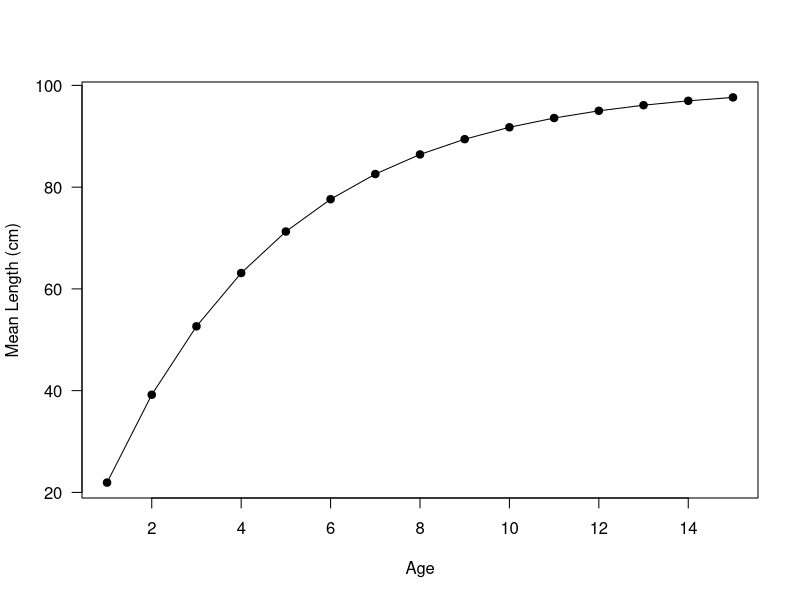
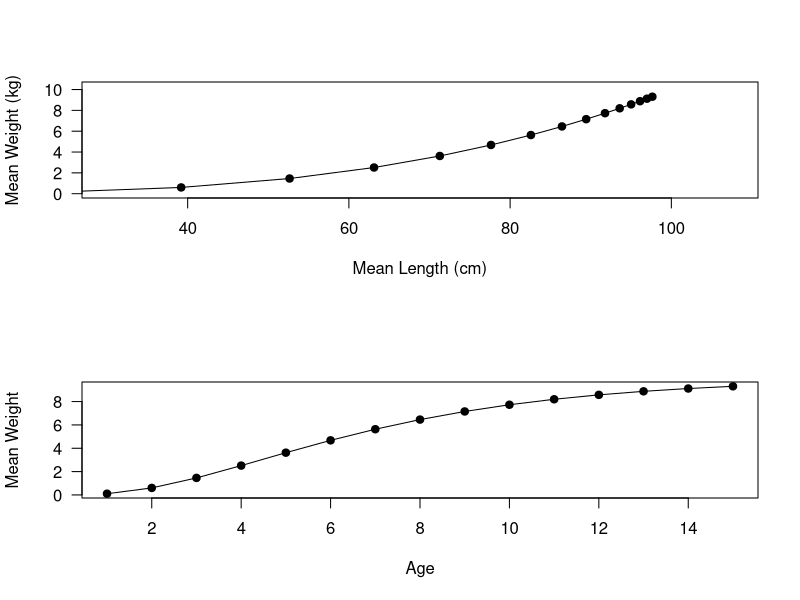
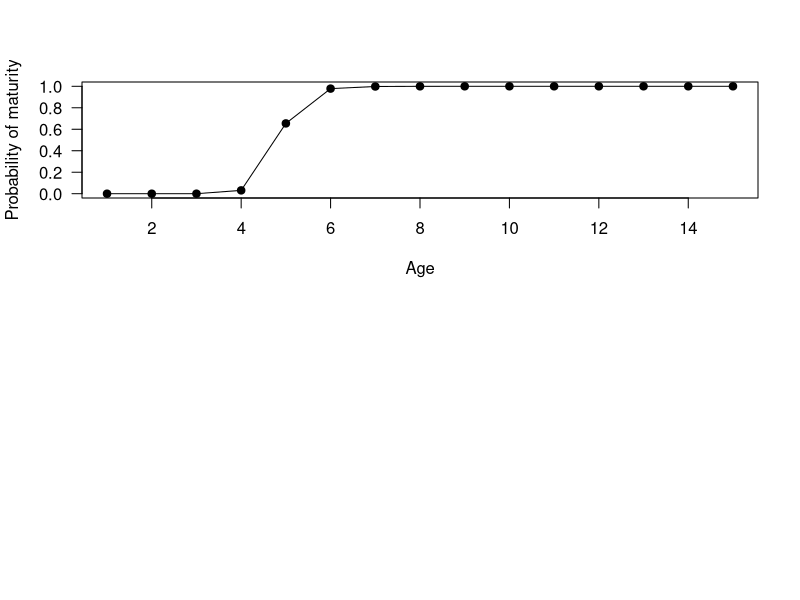
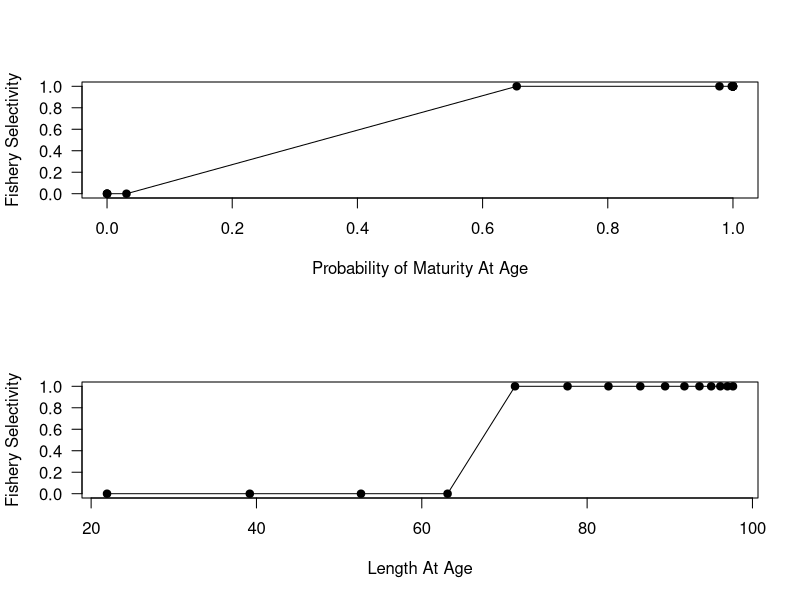
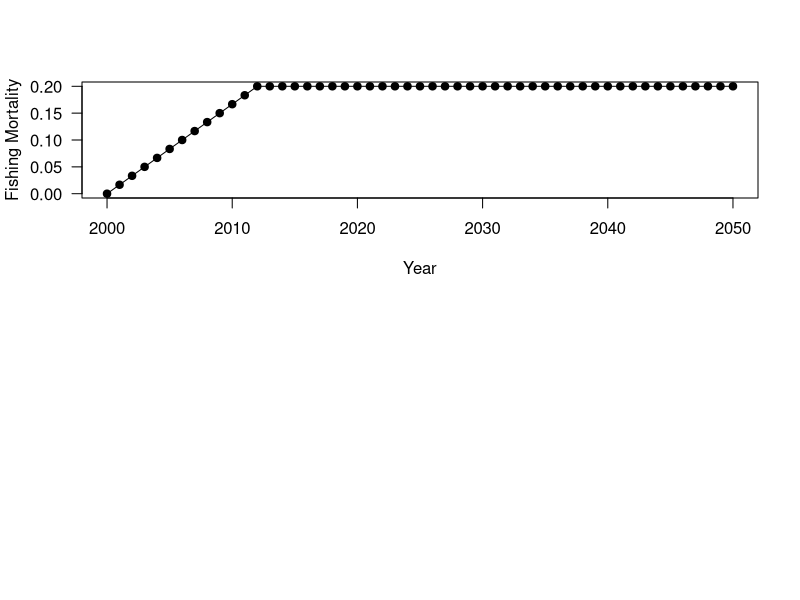
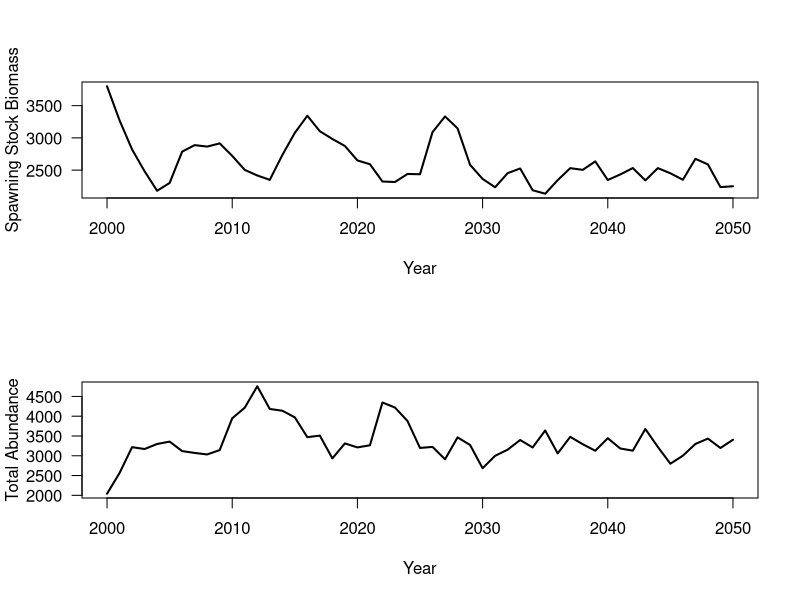
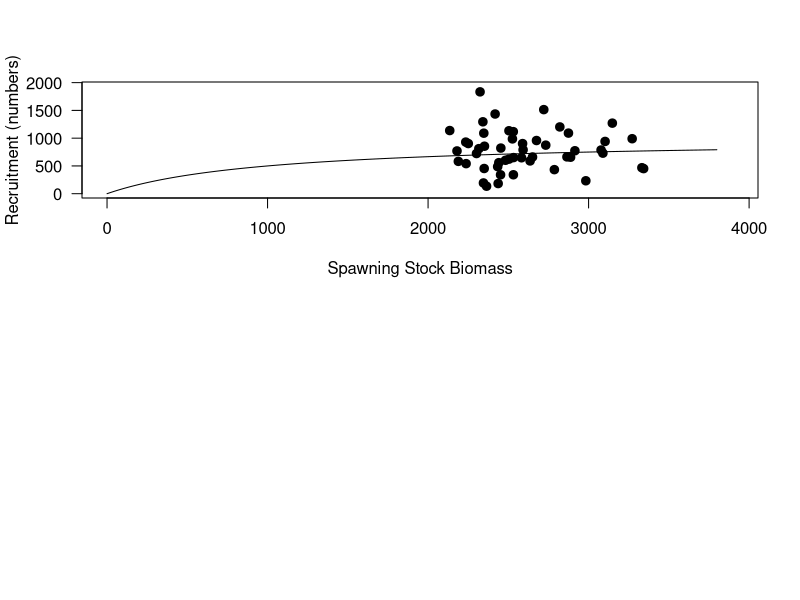
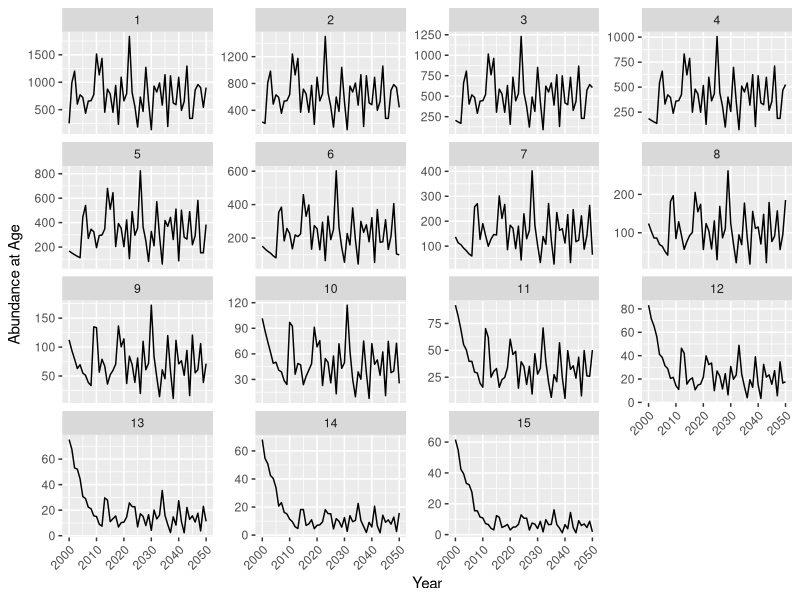

Recreate these plots in R, in order.
## ---- chunk 1
knitr::opts_chunk$set(echo = TRUE)
## ---- chunk 2
yrs<-seq(from=2000, to=2050)
nyears<-length(yrs)
## ---- chunk 3
nages<-15
linf<-100
laa<-rep(NA, nages)
for(i in 1:15){
laa[i]<-linf*(1-exp(-0.25*(i-0.01)))
}

plot(laa~seq(from=1, to=nages, by=1), pch=19, xlab="Age", ylab="Mean Length (cm)", las=1)
lines(laa~seq(from=1, to=nages, by=1))
## ---- chunk 4

waa<-rep(NA, nages)
b<-3
for(i in 1:15){
  waa[i]<-(0.001*laa[i]^b)/100
  }

par(mfrow=c(2,1))
plot(waa~laa, pch=19, xlab="Mean Length (cm)", ylab="Mean Weight (kg)", las=1, xlim=c(30,max(laa)+10), ylim=c(0,max(waa)+1))
lines(waa~laa)
plot(waa~seq(from=1, to=nages, by=1), pch=19, xlab="Age", ylab="Mean Weight", las=1)
lines(waa~seq(from=1, to=nages, by=1))
## ---- chunk 5
l50<-70
maa<-rep(NA, nages)
for(i in 1:15){
  maa[i]<-1/(1+exp(-0.5*(laa[i]-l50)))
}
plot(maa~seq(from=1, to=nages, by=1), pch=19, xlab="Age", ylab="Probability of maturity", las=1)
lines(maa~seq(from=1, to=nages, by=1))
## ---- chunk 6
M<-matrix(0.2, nyears,nages)
## ---- chunk 7
N<-matrix(NA, nyears,nages)
log_N<-matrix(NA, nyears,nages)
B<-matrix(NA, nyears,nages)
F<-matrix(NA, nyears,nages)
Z<-matrix(NA, nyears,nages)
R<-rep(NA, nyears)
log_R<-rep(NA, nyears)
SSB<-rep(NA, nyears)
## ---- chunk 8
Fsel<-ifelse(maa<0.5, 0,1)
par(mfrow=c(2,1))
plot(Fsel~maa,pch=19, xlab="Probability of Maturity At Age", ylab="Fishery Selectivity", las=1)
lines(Fsel~maa)
plot(Fsel~laa,pch=19, xlab="Length At Age", ylab="Fishery Selectivity", las=1)
lines(Fsel~laa)
## ---- chunk 9
Ftrend<-rep(NA, nyears)
incF<-round(nyears*0.25,0)
Ftrend[1:incF]<-seq(from=0, to=0.2, length=incF)
Ftrend[(incF+1):nyears]<-0.2

plot(Ftrend~yrs,pch=19, xlab="Year", ylab="Fishing Mortality", las=1)
lines(Ftrend~yrs)
## ---- chunk 10
juv_N<-250
starting_N<-juv_N*exp(-0.1*seq(from=0, to=14))

N[1,]<-starting_N

log_N[1,]<-log(N[1,])
B[1,]<-N[1,]*waa
SSB[1]<-sum(B[1,]*0.5*maa)


for(i in 1:nyears){
F[i,] <- Ftrend[i]*Fsel
}

for(y in 1:nyears){
  for(a in 1:nages){
    if(Fsel[a]>0){
F[y,a]<-abs(F[y,a]+rnorm(1,0,0.05))
    } 
}
}



for(y in 2:nyears){
  abs_R<-(SSB[y-1])/(1+0.001*SSB[y-1])
  R[y]<-abs(abs_R +rnorm(1,0,abs_R/2))
  N[y,1]<-R[y]
  B[y,1]<-N[y,1] * waa[1]
  
  for(a in 2:nages){
      N[y,a]<-N[y-1,a-1]*exp(-(M[y-1,a-1]+F[y-1,a-1]))
      B[y,a]<-N[y,a] * waa[a]
    }
  SSB[y]<-sum(B[y,]*maa*0.5)
}
## ---- chunk 11
par(mfrow=c(2,1))
plot(SSB~yrs, type="l", xlab="Year", ylab="Spawning Stock Biomass", las=1, lwd=2)
plot(rowSums(N)~yrs, type="l", xlab="Year", ylab="Total Abundance", las=1, lwd=2)
## ---- chunk 12
sim_ssb<-seq(from=0, to=max(SSB), by=1)

plot(R~SSB, xlab="Spawning Stock Biomass", ylab="Recruitment (numbers)", las=1, lwd=2, pch=19, xlim=c(0,max(SSB)+100),
     ylim=c(0, max(R[2:nyears])+100))
lines(sim_ssb, (sim_ssb)/(1+0.001*sim_ssb))
## ---- chunk 13
library(ggplot2)
N_df<-data.frame(N=c(N),year=rep(yrs, 15), age=(rep(seq(from=1, to=15), each=51)))

ggplot(data=N_df, aes(x=year, y=N))+xlab("Year")+ylab("Abundance at Age")+
  geom_line()+
  facet_wrap(~age, scales = "free_y")+
  theme(axis.text.x = element_text(angle = 45, hjust=1))
## ---- chunk 14
cohort_df<-N_df

cohort_df$cohort<-cohort_df$year-cohort_df$age

sub_cohort_df<-subset(cohort_df, cohort>1995 & cohort<2020)

ggplot(data=sub_cohort_df, aes(x=year, y=N))+
  geom_line()+xlab("Cohort")+ylab("Abundance")+
  facet_wrap(~cohort, scales = "free")+
  theme(axis.text.x = element_text(angle = 45, hjust=1))

## ---- chunk 15
N_df<-data.frame(N=c(N),year=rep(yrs, 15), age=(rep(seq(from=1, to=15), each=51)))

library(ggridges)

sub_N_df<-subset(N_df, year>2025)

ggplot(data=sub_N_df, aes(x=age, y=year, height=N, group=year, fill=year))+
geom_ridgeline(stat="identity", scale=0.005)+xlab("Age")+ylab("Year")

